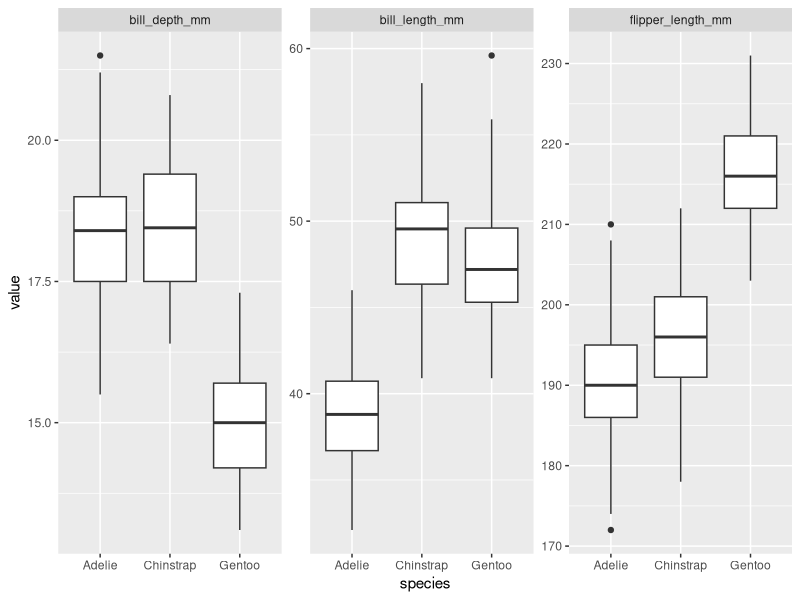

Recreate this plot in R.
#################################################
# Penguins Data Cleaning Challenge — SOLUTIONS
#################################################

library(tidyverse)
library(palmerpenguins)
library(forcats)

set.seed(42)

#################################################
# Create messy dataset
#################################################

penguins_raw <- penguins %>%
  mutate(species = as.character(species)) %>%
  mutate(
    island = as.character(island),
    island = case_when(
      island == "Biscoe" & runif(n()) < 0.3 ~ "BISCOE",
      island == "Biscoe" & runif(n()) < 0.3 ~ "biscoe",
      island == "Torgersen" & runif(n()) < 0.3 ~ "Togegersen",
      TRUE ~ island
    )
  ) %>%
  mutate(
    body_mass_g = if_else(is.na(body_mass_g), "unknown", as.character(body_mass_g)),
    body_mass_g = str_trim(body_mass_g),
    body_mass_g = replace(body_mass_g, sample(seq_len(n()), 5), "n/a")
  ) %>%
  mutate(sample_id = row_number())


#################################################
# TASK 1 — Diagnose NA problems
#################################################

na_count <- penguins_raw %>%
  summarise(across(everything(), ~ sum(is.na(.))))

#################################################
# TASK 2 — Clean numeric column + drop key NAs
#################################################

penguins_clean <- penguins_raw %>%
  # Fix body_mass_g (remove bad strings → numeric)
  mutate(body_mass_g = na_if(body_mass_g, "unknown"),
         body_mass_g = na_if(body_mass_g, "n/a"),
         body_mass_g = as.numeric(body_mass_g)) %>%
  
  # Fix island names (standardise)
  mutate(island = str_to_title(island),
         island = if_else(island == "Togegersen", 
                          "Torgersen", island)) %>%
  
  # Drop rows missing key measurements
  drop_na(bill_length_mm, bill_depth_mm, 
          flipper_length_mm, body_mass_g)


#################################################
# TASK 3 — Factor hygiene
#################################################

penguins_clean <- penguins_clean %>%
  mutate(
    species = as.factor(species),
    island  = as.factor(island),
    sex     = as.factor(sex),
    year    = as.factor(year)
  ) %>%
  
  # Reorder species by median body mass
  mutate(species = fct_reorder(species, body_mass_g, .fun = median)) %>%
  
  # Lump rare islands (keep top 2)
  mutate(island_grouped = fct_lump(island, n = 2))


#################################################
# TASK 4 — Reshape to long format
#################################################

penguins_long <- penguins_clean %>%
  pivot_longer(
    cols = c(bill_length_mm, bill_depth_mm, flipper_length_mm),
    names_to = "measurement",
    values_to = "value"
  )

# Example plot
ggplot(penguins_long, aes(species, value)) +
  geom_boxplot() +
  facet_wrap(~ measurement, scales = "free")


#################################################
# TASK 5 — Detect suspicious numeric variables
#################################################

numeric_summary <- penguins_clean %>%
  summarise(across(where(is.numeric), n_distinct))

numeric_summary


#################################################
# TASK 6 — Create ordered size class
#################################################

penguins_clean <- penguins_clean %>%
  mutate(
    size_class = case_when(
      body_mass_g < 3500 ~ "Small",
      body_mass_g <= 4500 ~ "Medium",
      body_mass_g > 4500 ~ "Large"
    ),
    size_class = factor(size_class,
                        levels = c("Small", "Medium", "Large"),
                        ordered = TRUE)
  )


#################################################
# TASK 7 — Final checking function
#################################################

check_penguins <- function(df) {
  
  # 1. Required columns exist
  required_cols <- c("bill_length_mm", "bill_depth_mm", "flipper_length_mm",
                     "body_mass_g", "species", "island", "sex", "size_class")
  cols_exist <- all(required_cols %in% names(df))
  
  # 2. No NAs in key measurement columns
  no_nas_measurements <- all(!is.na(df$bill_length_mm) &
                               !is.na(df$bill_depth_mm) &
                               !is.na(df$flipper_length_mm) &
                               !is.na(df$body_mass_g))
  
  # 3. Correct data types
  species_is_factor <- is.factor(df$species)
  island_is_factor  <- is.factor(df$island)
  sex_is_factor     <- is.factor(df$sex)
  body_mass_numeric <- is.numeric(df$body_mass_g)
  
  # 4. Species ordered by median body mass
  species_order_correct <- FALSE
  if (species_is_factor && body_mass_numeric) {
    medians <- tapply(df$body_mass_g, df$species, median, na.rm = TRUE)
    species_order_correct <- identical(levels(df$species), names(sort(medians)))
  }
  
  # 5. size_class exists and is ordered correctly
  size_class_correct <- is.ordered(df$size_class) &&
    identical(levels(df$size_class), c("Small", "Medium", "Large"))
  
  # 6. No suspicious numeric columns with very few unique values (<5)
  numeric_cols <- df %>% select(where(is.numeric))
  few_unique <- sapply(numeric_cols, function(x) n_distinct(x) < 5)
  suspicious_numeric <- any(few_unique)
  
  tests <- c(
    cols_exist = cols_exist,
    no_nas_measurements = no_nas_measurements,
    species_is_factor = species_is_factor,
    island_is_factor = island_is_factor,
    sex_is_factor = sex_is_factor,
    body_mass_numeric = body_mass_numeric,
    species_order_correct = species_order_correct,
    size_class_correct = size_class_correct,
    no_suspicious_numeric = !suspicious_numeric
  )
  
  if (all(tests)) {
    message("congrats, your data is clean!")
    return(invisible(TRUE))
  } else {
    failed <- names(tests)[!tests]
    message("Some checks failed:\n - ", paste(failed, collapse = "\n - "))
    return(invisible(FALSE))
  }
}

# Run final check
check_penguins(penguins_clean)

#################################################
# END
#################################################
